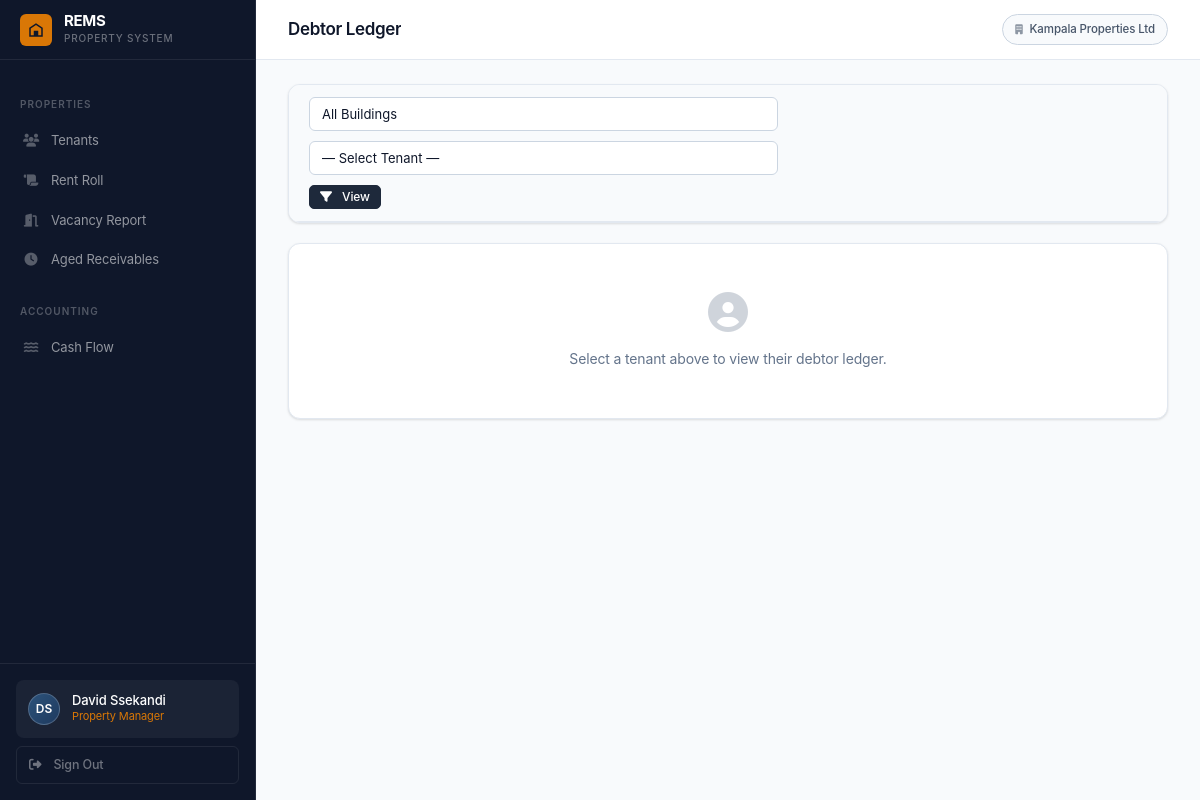
The page /finance/debtor-ledger/ (signed in) on the database its author committed.
### accounts/models.py (models this page shows, shortened)
class User(AbstractUser):
    ROLE_SUPER_ADMIN        = 'super_admin'
    ROLE_OP_MANAGER         = 'op_manager'
    ROLE_PROPERTY_MANAGER   = 'property_manager'
    ROLE_CASHIER_RECEIPTS   = 'cashier_receipts'
    ROLE_CASHIER_EXPENSES   = 'cashier_expenses'
    ROLE_ACCOUNTANT         = 'accountant'
    ROLE_CHOICES = [
        (ROLE_SUPER_ADMIN,      'Super Admin'),
        (ROLE_OP_MANAGER,       'Operational Manager'),
        (ROLE_PROPERTY_MANAGER, 'Property Manager'),
        (ROLE_CASHIER_RECEIPTS, 'Cashier – Receipts'),
        (ROLE_CASHIER_EXPENSES, 'Cashier – Expenses'),
        (ROLE_ACCOUNTANT,       'Accountant'),
    ]
    organisation = models.ForeignKey(
        Organisation, null=True, blank=True,
        on_delete=models.SET_NULL, related_name='users'
    )
    role = models.CharField(max_length=30, choices=ROLE_CHOICES, default=ROLE_CASHIER_RECEIPTS)
    phone = models.CharField(max_length=30, blank=True)
    is_active = models.BooleanField(default=True)
    buildings = models.ManyToManyField('buildings.Building', blank=True, related_name='assigned_users')
    def has_role(self, role_key):
        if self.role == role_key:
            return True
        return self.user_roles.filter(role=role_key).exists()
    @property
    def is_super_admin(self):
        return self.has_role(self.ROLE_SUPER_ADMIN)
    @property
    def is_op_manager(self):
        return self.has_role(self.ROLE_OP_MANAGER)
    @property
    def is_property_manager(self):
        return self.has_role(self.ROLE_PROPERTY_MANAGER)
    @property
    def is_cashier_receipts(self):
        return self.has_role(self.ROLE_CASHIER_RECEIPTS)
    @property
    def is_cashier_expenses(self):
        return self.has_role(self.ROLE_CASHIER_EXPENSES)
    @property
    def is_accountant(self):
        return self.has_role(self.ROLE_ACCOUNTANT)
    def can_access_finance(self):
        return self.is_op_manager or self.is_accountant
    def can_receipt(self):
        return self.is_op_manager or self.is_cashier_receipts
    def can_expense(self):
        return self.is_op_manager or self.is_cashier_expenses
    def can_manage_tenants(self):
        return self.is_op_manager or self.is_property_manager
    def can_configure_taxes(self):
        return self.is_accountant
    def get_buildings_qs(self):
        from buildings.models import Building
        if self.is_super_admin:
            return Building.objects.all()
        if self.is_op_manager:
            return Building.objects.filter(organisation=self.organisation)
        assigned = self.buildings.filter(organisation=self.organisation)
        if assigned.exists():
            return assigned
        return Building.objects.filter(organisation=self.organisation)

class Organisation(models.Model):
    name = models.CharField(max_length=200)
    contact_email = models.EmailField()
    phone = models.CharField(max_length=30, blank=True)
    address = models.TextField(blank=True)
    subscription_status = models.CharField(
        max_length=20,
        choices=[('active', 'Active'), ('suspended', 'Suspended'), ('trial', 'Trial')],
        default='trial'
    )
    created_at = models.DateTimeField(auto_now_add=True)
    class Meta:
        ordering = ['name']

### finance/views.py (the view, shortened to what this page needs)
# urls.py: path('debtor-ledger/',         views.debtor_ledger,         name='debtor_ledger'),
@login_required
def debtor_ledger(request):
    if not request.user.can_access_finance() and not request.user.can_manage_tenants():
        return HttpResponseForbidden()
    buildings = request.user.get_buildings_qs()
    tenant_id = request.GET.get('tenant')
    building_id = request.GET.get('building')
    tenants = Tenant.objects.filter(building__in=buildings, status='active').select_related('building')
    if building_id:
        tenants = tenants.filter(building_id=building_id)
    selected_tenant = None
    entries = []
    total_dr = total_cr = balance = Decimal('0')
    return render(request, 'finance/debtor_ledger.html', {
        'tenants': tenants, 'buildings': buildings,
        'selected_tenant': selected_tenant, 'entries': entries,
        'total_dr': total_dr, 'total_cr': total_cr, 'balance': balance,
        'tenant_filter': tenant_id, 'building_filter': building_id,
    })

### templates/finance/debtor_ledger.html (shortened to what this page needs)
{% extends 'base.html' %}
{% load humanize %}
{% block page_title %}Debtor Ledger{% endblock %}
{% block content %}
<div class="card" style="margin-bottom:20px;">
  <div class="filter-bar">
    <form method="get" style="display:flex;gap:10px;align-items:center;flex-wrap:wrap;">
      <select name="building" onchange="this.form.submit()">
        <option value="">All Buildings</option>
      </select>
      <select name="tenant" onchange="this.form.submit()">
        <option value="">— Select Tenant —</option>
      </select>
      <button type="submit" class="btn btn-primary btn-sm"><i class="fas fa-filter"></i>&nbsp; View</button>
    </form>
  </div>
</div>
{% if selected_tenant %}
<div class="card">
  <div class="card-header" style="justify-content:space-between;">
    <span class="card-title">{{ selected_tenant.full_name }} — Room {{ selected_tenant.room_number }}, {{ selected_tenant.building.name }}</span>
    <span class="badge {% if balance > 0 %}badge-warning{% else %}badge-success{% endif %}">Balance: UGX {{ balance|floatformat:0|intcomma }} {% if balance > 0 %}DR{% else %}SETTLED{% endif %}</span>
  </div>
  <div class="table-container">
    <table class="rems-table">
      <thead>
        <tr>
          <th colspan="4" style="text-align:center;background:rgba(11,25,41,.07);border-right:2px solid var(--border);">DR — Charges (Left)</th>
          <th colspan="4" style="text-align:center;background:rgba(11,25,41,.07);">CR — Payments (Right)</th>
        </tr>
        <tr>
          <th>Date</th><th>Description</th><th>Period</th><th class="money" style="border-right:2px solid var(--border);">Amount (UGX)</th>
          <th>Date</th><th>Description</th><th>Gross / Tax / Net</th><th class="money">Amount (UGX)</th>
        </tr>
      </thead>
      <tbody>
        {% for e in entries %}
        <tr>
          {% if e.debit_amount %}
          <td style="white-space:nowrap;">{{ e.entry_date|date:"d M Y" }}</td>
          <td style="font-size:13px;">{{ e.description }}</td>
          <td style="white-space:nowrap;font-size:12px;color:var(--text-muted);">{% if e.period_month %}{{ e.period_month }}/{{ e.period_year }}{% endif %}</td>
          <td class="money text-credit" style="border-right:2px solid var(--border);">{{ e.debit_amount|floatformat:0|intcomma }}</td>
          {% else %}
          <td colspan="4" style="border-right:2px solid var(--border);"></td>
          {% endif %}
          {% if e.credit_amount %}
          <td style="white-space:nowrap;">{{ e.entry_date|date:"d M Y" }}</td>
          <td style="font-size:13px;">{{ e.description }}</td>
          <td style="font-size:11px;color:var(--text-muted);">
            {% if e.gross_amount %}Gross:{{ e.gross_amount|floatformat:0|intcomma }} / Tax:{{ e.tax_amount|floatformat:0|intcomma }} / Net:{{ e.net_amount|floatformat:0|intcomma }}{% endif %}
          </td>
          <td class="money text-debit">{{ e.credit_amount|floatformat:0|intcomma }}</td>
          {% else %}
          <td colspan="4"></td>
          {% endif %}
        </tr>
        {% empty %}
        <tr><td colspan="8" style="text-align:center;padding:32px;color:var(--text-muted);">No ledger entries.</td></tr>
        {% endfor %}
      </tbody>
      <tfoot>
        <tr style="font-weight:700;background:var(--bg-light);">
          <td colspan="3" style="padding:10px;">Totals</td>
          <td class="money" style="border-right:2px solid var(--border);">{{ total_dr|floatformat:0|intcomma }}</td>
          <td colspan="3"></td>
          <td class="money">{{ total_cr|floatformat:0|intcomma }}</td>
        </tr>
      </tfoot>
    </table>
  </div>
</div>
{% else %}
<div class="card">
  <div class="card-body" style="text-align:center;padding:48px;color:var(--text-muted);">
    <i class="fas fa-user-circle" style="font-size:40px;margin-bottom:16px;opacity:.3;"></i>
    <p>Select a tenant above to view their debtor ledger.</p>
  </div>
</div>
{% endif %}
{% endblock %}

### templates/base.html (shortened to what this page needs)
{% load humanize %}
<!DOCTYPE html>
<html lang="en">
<head>
<link rel="stylesheet" href="https://cdnjs.cloudflare.com/ajax/libs/font-awesome/6.5.0/css/all.min.css">
<link rel="stylesheet" href="/static/css/rems.css">
</head>
<body>
<aside class="sidebar">
  <a href="{% url 'dashboard:home' %}" class="sidebar-brand">
    <div class="sidebar-brand-mark">
      <svg viewBox="0 0 24 24" xmlns="http://www.w3.org/2000/svg">
        <path d="M3 21V9l9-6 9 6v12H3zm2-2h4v-4h6v4h4V10.1L12 5.2 5 10.1V19zm4-4h6v-2H9v2z"/>
      </svg>
    </div>
    <div>
      <div class="sidebar-brand-name">REMS</div>
      <div class="sidebar-brand-sub">Property System</div>
    </div>
  </a>
  <nav class="sidebar-nav">
    {% if user.can_manage_tenants or user.is_op_manager %}
    <div class="nav-section">Properties</div>
    <a href="{% url 'tenants:list' %}"
       class="nav-item {% if request.resolver_match.app_name == 'tenants' and 'vacancy' not in request.path and 'aged' not in request.path and 'rent-roll' not in request.path %}active{% endif %}">
      <span class="nav-icon"><i class="fas fa-users"></i></span> Tenants
    </a>
    <a href="{% url 'tenants:rent_roll' %}"
       class="nav-item {% if 'rent-roll' in request.path %}active{% endif %}">
      <span class="nav-icon"><i class="fas fa-scroll"></i></span> Rent Roll
    </a>
    <a href="{% url 'tenants:vacancy' %}"
       class="nav-item {% if 'vacancy' in request.path %}active{% endif %}">
      <span class="nav-icon"><i class="fas fa-door-open"></i></span> Vacancy Report
    </a>
    <a href="{% url 'tenants:aged_receivables' %}"
       class="nav-item {% if 'aged-receivables' in request.path %}active{% endif %}">
      <span class="nav-icon"><i class="fas fa-clock"></i></span> Aged Receivables
    </a>
    {% endif %}
    {% if user.can_access_finance or user.can_manage_tenants %}
    <div class="nav-section">Accounting</div>
    {% if user.can_manage_tenants %}
    <a href="{% url 'finance:cash_flow' %}"
       class="nav-item {% if 'cash-flow' in request.path %}active{% endif %}">
      <span class="nav-icon"><i class="fas fa-water"></i></span> Cash Flow
    </a>
    {% endif %}
    {% endif %}
  </nav>
  <div class="sidebar-footer">
    <div class="user-chip">
      <div class="user-avatar">{{ user.first_name.0|upper }}{{ user.last_name.0|upper }}</div>
      <div style="min-width:0;">
        <div class="user-name">{{ user.get_full_name|default:user.username }}</div>
        <div class="user-role">
          {{ user.get_role_display }}{% for r in user.user_roles.all %} &middot; {{ r.get_role_display }}{% endfor %}
        </div>
      </div>
    </div>
    <a href="{% url 'accounts:logout' %}" class="sidebar-signout">
      <i class="fas fa-sign-out-alt"></i> Sign Out
    </a>
  </div>
</aside>
<div class="main-wrapper">
  <header class="topbar">
    <div class="topbar-left">
      <h1 class="page-title">{% block page_title %}{% endblock %}</h1>
    </div>
    <div class="topbar-actions">
      {% if user.organisation %}
      <span class="org-label">
        <i class="fas fa-building" style="font-size:10px;margin-right:4px;opacity:.6;"></i>
        {{ user.organisation.name }}
      </span>
      {% endif %}
    </div>
  </header>
  <main class="content">
    {% block content %}{% endblock %}
  </main>
</div>
</body>
</html>

### rows shown on the page
User: first_name.0 "D", last_name.0 "S", get_full_name "David Ssekandi", role "Property Manager", organisation.name "Kampala Properties Ltd"
